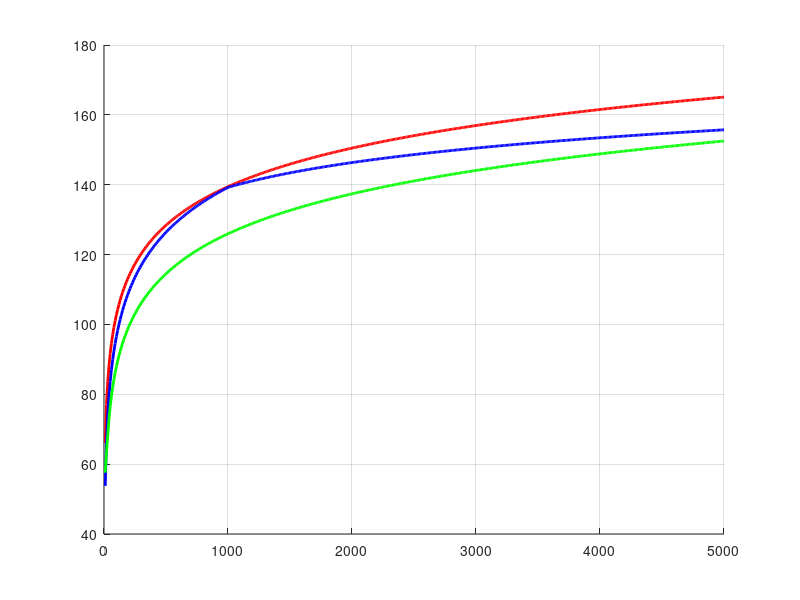

Write the MATLAB code that produced this figure. (Note: this script raises an error after producing the figure.)
% =========================================================================
% ФАЙЛ 3: Модели распространения сигналов и графики
% =========================================================================

% Исходные данные
f_GHz = 1.8;         % Частота в ГГц (для UMiNLOS)
f_MHz = 1800;        % Частота в МГц (для COST 231 и Walfish-Ikegami)
hBS = 30;            % Высота антенны БС, м
hms = 1.5;           % Высота антенны телефона, м
MAPL_UL = 126.70;    % Наш лимитирующий порог

% Создаем массив расстояний d (от 10 м до 5000 м с шагом 10 м)
d_m = 10:10:5000;    
d_km = d_m / 1000;   % Перевод в км

% -------------------------------------------------------------------------
% 1. Модель UMiNLOS (микросоты, indoor)
% -------------------------------------------------------------------------
PL_UMiNLOS = 26 * log10(f_GHz) + 22.7 + 36.7 * log10(d_m);

% -------------------------------------------------------------------------
% 2. Модель COST 231 Hata (макросоты)
% -------------------------------------------------------------------------
A = 46.3; 
B = 33.9;
a_hms = 3.2 * (log10(11.75 * hms))^2 - 4.97;
Lclutter = 3;

s = zeros(size(d_km));
idx_large = (d_km >= 1); 
idx_small = (d_km < 1);  

s(idx_large) = 44.9 - 6.55 * log10(f_MHz);
s(idx_small) = (47.88 + 13.9*log10(f_MHz) - 13.9*log10(hBS)) * (1 / log10(50));

PL_COST231 = A + B * log10(f_MHz) - 13.82 * log10(hBS) - a_hms + s .* log10(d_km) + Lclutter;

% -------------------------------------------------------------------------
% 3. Модель Walfisch-Ikegami (макросоты, плотная застройка)
% -------------------------------------------------------------------------
% Типовые значения для города (так как не заданы в условиях):
h_roof = 15;   % Средняя высота зданий, м
w = 15;        % Средняя ширина улиц, м
b = 30;        % Расстояние между центрами зданий, м
phi = 90;      % Сигнал перпендикулярен улице

% Формула 2.10: Потери в свободном пространстве
L0 = 32.44 + 20*log10(f_MHz) + 20*log10(d_km);

% Формула 2.11: Потери за счет переотражений от крыш (L2)
dh_ms = h_roof - hms;
L_ori = 4.0 - 0.114 * phi; % Условие для 55 <= phi < 90
L2 = -16.9 - 10*log10(w) + 10*log10(f_MHz) + 20*log10(dh_ms) + L_ori;

% Формулы 2.12 - 2.16: Потери за счет переотражений от стен (L1)
% Условие: hBS (30м) > h_roof (15м)
dh_BS = hBS - h_roof;
L1_1 = -18 * log10(1 + dh_BS);          % Формула 2.13
ka = 54;                                % Формула 2.14
kd = 18;                                % Формула 2.15
kf = -4 + 0.7 * (f_MHz/925 - 1);        % Формула 2.16
L1 = L1_1 + ka + kd*log10(d_km) + kf*log10(f_MHz) - 9*log10(b);

% Формула 2.9: Итоговые потери NLOS
% Отрицательные значения L1+L2 не учитываются (если <=0, то берем 0)
L_Walfisch = L0 + max(0, L1 + L2); 

% -------------------------------------------------------------------------
% Построение графиков
% -------------------------------------------------------------------------
figure('Name', 'Модели распространения радиосигнала');
hold on; grid on;

plot(d_m, PL_UMiNLOS, 'r-', 'LineWidth', 2);
plot(d_m, PL_COST231, 'b-', 'LineWidth', 2);
plot(d_m, L_Walfisch, 'g-', 'LineWidth', 2);
yline(MAPL_UL, 'k--', 'MAPL UL (126.7 дБ)', 'LineWidth', 1.5);

xlabel('Расстояние между приемником и передатчиком, м');
ylabel('Потери сигнала, дБ');
legend('UMiNLOS', 'COST 231 Hata', 'Walfisch-Ikegami', 'Максимально допустимые потери (UL)', 'Location', 'southeast');
title('Сравнение моделей UMiNLOS, COST 231 и Walfisch-Ikegami');
